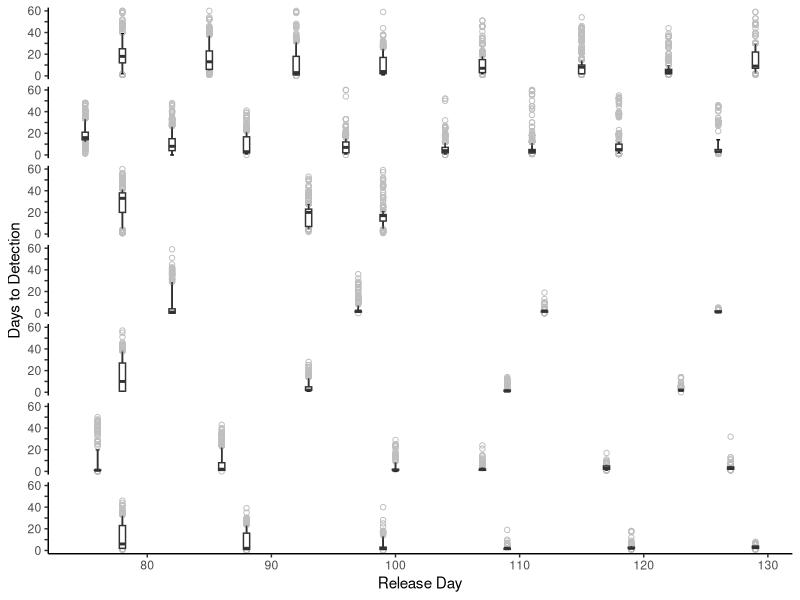
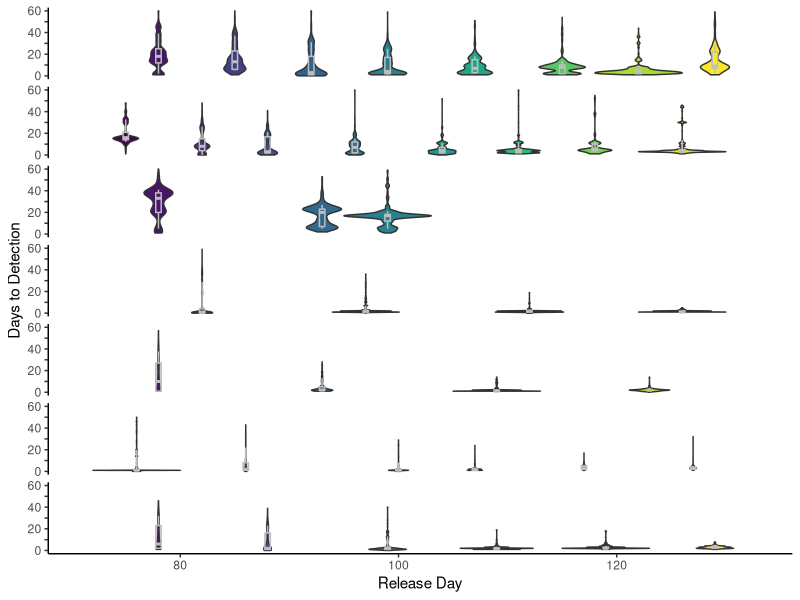
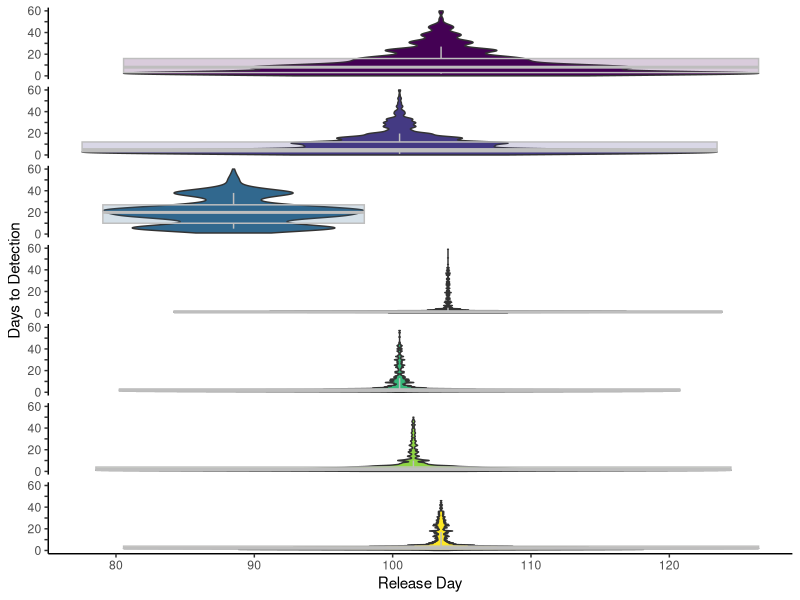
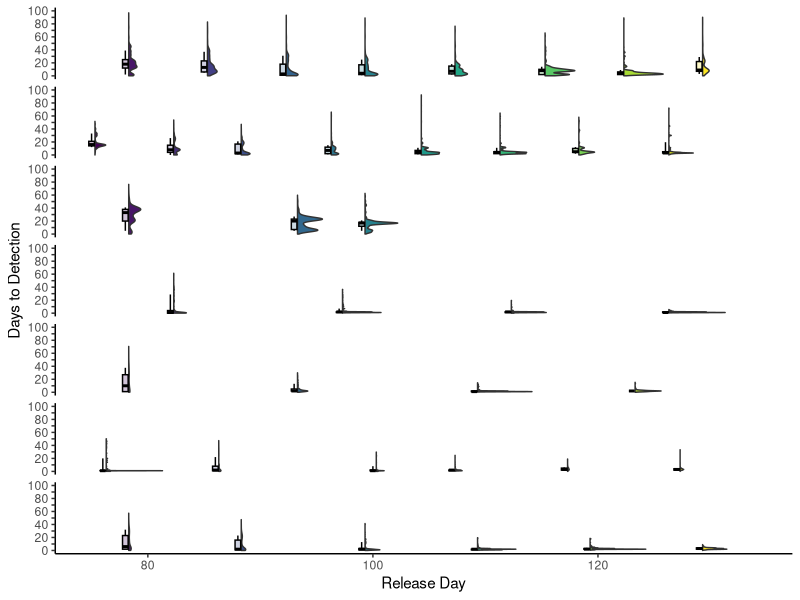
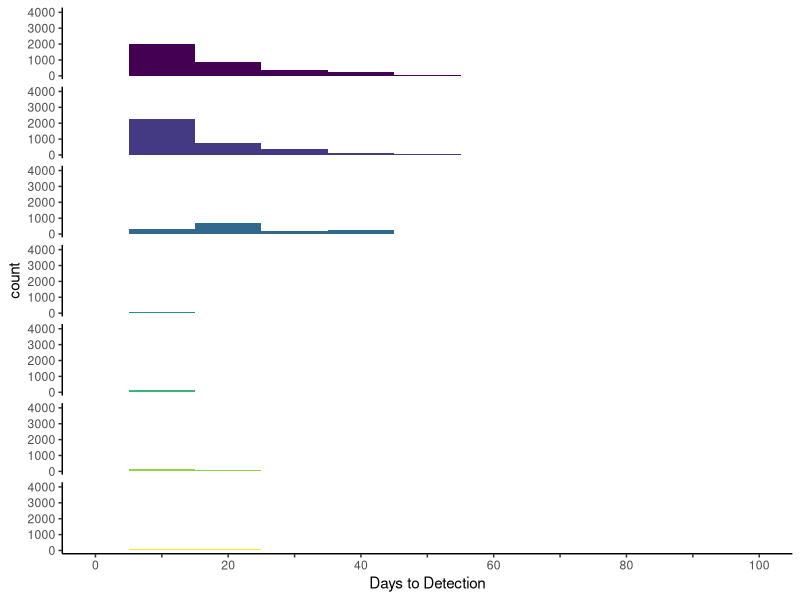

The R source for these figures, in order:
#Goal: Plot variability of hatchery coho smolt releases timing.
#Input file was created by WSP Yr26 members.

library(dplyr)
library(tidyr)
library(ggplot2)
library(gridExtra)
library(lubridate)
library(viridis)

####Read in data####
fish <- read.csv('data/Final_Data_All_Years20200311.csv',sep = ',') #21523 obs of 8 variables

#formatting
fish <- fish %>% 
  mutate(Release_Date = as.Date(Release_Date, format = '%m/%d/%Y'))  %>% 
  mutate(Date._of_Detect = as.Date(Date._of_Detect, format = '%m/%d/%Y'))

str(fish)

####Plot Setup Functions ####

#Custom tick mark labels (i.e. label every other one but tick mark each unit)
#https://stackoverflow.com/questions/34533472/insert-blanks-into-a-vector-for-e-g-minor-tick-labels-in-r/34533473#34533473

every_nth <- function(x, nth, empty = TRUE, inverse = FALSE) 
{
  if (!inverse) {
    if (empty) {
      x[1:nth == 1] <- ""
      x
    } else {
      x[1:nth != 1]
    }
  } else {
    if (empty) {
      x[1:nth != 1] <- ""
      x
    } else {
      x[1:nth == 1]
    }
  }
}

#Boxplot with wiskers being 10% and 90% pertentiles and outliers as open circles
# define the summary function
#https://stackoverflow.com/questions/4765482/changing-whisker-definition-in-geom-boxplot/4765608#4765608

#Function to change whiskers
stat_boxplot_custom <- function(mapping = NULL, data = NULL,
                                geom = "boxplot", position = "dodge",
                                ...,
                                qs = c(.05, .25, 0.5, 0.75, 0.95),
                                na.rm = FALSE,
                                show.legend = NA,
                                inherit.aes = TRUE) {
  layer(
    data = data,
    mapping = mapping,
    stat = StatBoxplotCustom,
    geom = geom,
    position = position,
    show.legend = show.legend,
    inherit.aes = inherit.aes,
    params = list(
      na.rm = na.rm,
      qs = qs,
      ...
    )
  )
}

StatBoxplotCustom <- ggproto("StatBoxplotCustom", Stat,
                             required_aes = c("x", "y"),
                             non_missing_aes = "weight",
                             
                             setup_params = function(data, params) {
                               params$width <- ggplot2:::"%||%"(
                                 params$width, (resolution(data$x) * 0.75)
                               )
                               
                               if (is.double(data$x) && !ggplot2:::has_groups(data) && any(data$x != data$x[1L])) {
                                 warning(
                                   "Continuous x aesthetic -- did you forget aes(group=...)?",
                                   call. = FALSE
                                 )
                               }
                               
                               params
                             },
                             
                             compute_group = function(data, scales, width = NULL, na.rm = FALSE, qs = c(.05, .25, 0.5, 0.75, 0.95)) {
                               
                               if (!is.null(data$weight)) {
                                 mod <- quantreg::rq(y ~ 1, weights = weight, data = data, tau = qs)
                                 stats <- as.numeric(stats::coef(mod))
                               } else {
                                 stats <- as.numeric(stats::quantile(data$y, qs))
                               }
                               names(stats) <- c("ymin", "lower", "middle", "upper", "ymax")
                               iqr <- diff(stats[c(2, 4)])
                               
                               outliers <- (data$y < stats[1]) | (data$y > stats[5])
                               
                               if (length(unique(data$x)) > 1)
                                 width <- diff(range(data$x)) * 0.9
                               
                               df <- as.data.frame(as.list(stats))
                               df$outliers <- list(data$y[outliers])
                               
                               if (is.null(data$weight)) {
                                 n <- sum(!is.na(data$y))
                               } else {
                                 # Sum up weights for non-NA positions of y and weight
                                 n <- sum(data$weight[!is.na(data$y) & !is.na(data$weight)])
                               }
                               
                               df$notchupper <- df$middle + 1.58 * iqr / sqrt(n)
                               df$notchlower <- df$middle - 1.58 * iqr / sqrt(n)
                               
                               df$x <- if (is.factor(data$x)) data$x[1] else mean(range(data$x))
                               df$width <- width
                               df$relvarwidth <- sqrt(n)
                               df
                             }
)





####Boxplot of movement ####
custom_breaks <- seq(0,100,10) #CUSTOM TICKMARKS

ggplot(fish, aes(x = Ordinal_Day_From_Release, y = Days_to_Detect, group = Ordinal_Day_From_Release)) +
  stat_boxplot_custom(qs = c(0.1, 0.25, 0.5, 0.75, 0.9), geom = 'errorbar', linetype = 1, width = 0.3) +
  stat_boxplot_custom(qs = c(0.1, 0.25, 0.5, 0.75, 0.9), outlier.shape = 1, outlier.colour = "gray", width = 0.5) +
  facet_wrap(Water_Year ~ ., ncol = 1) +
  # geom_point(data = Fish.Growth.ALL.SH.summary,aes(x = SamplingMonth.y, y = MSGR_mean), size = 2) + #add mean point for each month
  theme_classic() +
  scale_y_continuous(limits = c(0,60), breaks = custom_breaks,
                     labels = every_nth(custom_breaks, 2, inverse = TRUE)) +
  ylab("Days to Detection") +
  xlab("Release Day") +
  theme(strip.background = element_blank(), strip.text.x = element_blank())


#violin plot behind boxplot with color (no outliers).
ggplot(fish, aes(x = Ordinal_Day_From_Release, y = Days_to_Detect, fill = Ordinal_Day_From_Release, group = Ordinal_Day_From_Release)) +
  geom_violin(width = 8) +
  stat_boxplot_custom(qs = c(0.1, 0.25, 0.5, 0.75, 0.9), outlier.shape = NA, width = 0.5, color = "grey", alpha = 0.2) +
  facet_wrap(Water_Year ~ ., ncol = 1) +
  # geom_point(data = Fish.Growth.ALL.SH.summary,aes(x = SamplingMonth.y, y = MSGR_mean), size = 2) + #add mean point for each month
  theme_classic() +
  scale_fill_viridis() +
  scale_y_continuous(limits = c(0,60), breaks = custom_breaks,
                     labels = every_nth(custom_breaks, 2, inverse = TRUE)) +
  ylab("Days to Detection") +
  xlab("Release Day") +
  theme(strip.background = element_blank(), strip.text.x = element_blank()) +
  theme(legend.position =  "none", plot.title = element_text(size = 11)) 

#Violin Boxplot by year
ggplot(fish, aes(x = Ordinal_Day_From_Release, y = Days_to_Detect, fill = Water_Year)) +
  geom_violin() +
  stat_boxplot_custom(qs = c(0.1, 0.25, 0.5, 0.75, 0.9), outlier.shape = NA, width = 0.2, color = "grey", alpha = 0.2) +
  facet_wrap(Water_Year ~ ., ncol = 1) +
  # geom_point(data = Fish.Growth.ALL.SH.summary,aes(x = SamplingMonth.y, y = MSGR_mean), size = 2) + #add mean point for each month
  theme_classic() +
  scale_fill_viridis() +
  scale_y_continuous(limits = c(0,60), breaks = custom_breaks,
                     labels = every_nth(custom_breaks, 2, inverse = TRUE)) +
  ylab("Days to Detection") +
  xlab("Release Day") +
  theme(strip.background = element_blank(), strip.text.x = element_blank()) +
  theme(legend.position =  "none", plot.title = element_text(size = 11)) 


####Disribution next to boxplot

"%||%" <- function(a, b) {
  if (!is.null(a)) a else b
}

geom_flat_violin <- function(mapping = NULL, data = NULL, stat = "ydensity",
                             position = "dodge", trim = TRUE, scale = "area",
                             show.legend = NA, inherit.aes = TRUE, ...) {
  layer(
    data = data,
    mapping = mapping,
    stat = stat,
    geom = GeomFlatViolin,
    position = position,
    show.legend = show.legend,
    inherit.aes = inherit.aes,
    params = list(
      trim = trim,
      scale = scale,
      ...
    )
  )
}

#' @rdname ggplot2-ggproto
#' @format NULL
#' @usage NULL
#' @export
GeomFlatViolin <-
  ggproto("GeomFlatViolin", Geom,
          setup_data = function(data, params) {
            data$width <- data$width %||%
              params$width %||% (resolution(data$x, FALSE) * 0.9)
            
            # ymin, ymax, xmin, and xmax define the bounding rectangle for each group
            data %>%
              group_by(group) %>%
              mutate(ymin = min(y),
                     ymax = max(y),
                     xmin = x,
                     xmax = x + width / 2)
            
          },
          
          draw_group = function(data, panel_scales, coord) {
            # Find the points for the line to go all the way around
            data <- transform(data, xminv = x,
                              xmaxv = x + violinwidth * (xmax - x))
            
            # Make sure it's sorted properly to draw the outline
            newdata <- rbind(plyr::arrange(transform(data, x = xminv), y),
                             plyr::arrange(transform(data, x = xmaxv), -y))
            
            # Close the polygon: set first and last point the same
            # Needed for coord_polar and such
            newdata <- rbind(newdata, newdata[1,])
            
            ggplot2:::ggname("geom_flat_violin", GeomPolygon$draw_panel(newdata, panel_scales, coord))
          },
          
          draw_key = draw_key_polygon,
          
          default_aes = aes(weight = 1, colour = "grey20", fill = "white", size = 0.5,
                            alpha = NA, linetype = "solid"),
          
          required_aes = c("x", "y")
  )


# Final plot inspired from @jbburant: https://gist.github.com/jbburant/b3bd4961f3f5b03aeb542ed33a8fe062

ggplot(fish, aes(x = Ordinal_Day_From_Release, y = Days_to_Detect, fill = Ordinal_Day_From_Release, group = Ordinal_Day_From_Release)) + 
  facet_wrap(Water_Year ~ ., ncol = 1) +
  geom_flat_violin(scale = "count", trim = FALSE, width = 10, position = position_nudge(.3)) +
  scale_fill_viridis() +
  stat_boxplot_custom(qs = c(0.1, 0.25, 0.5, 0.75, 0.9), outlier.shape = NA, width = 0.5, color = "black", alpha = 0.25) +
  # stat_summary(fun.data = mean_sdl, fun.args = list(mult = 1), geom = "pointrange") +
  # geom_dotplot(binaxis = "y", dotsize = 0.8, stackdir = "down", binwidth = 0.3, position = position_nudge(-0.025)) + 
  theme_classic() +
  theme(legend.position = "none") + 
  scale_y_continuous(limits = c(0,100), breaks = custom_breaks,
                     labels = every_nth(custom_breaks, 2, inverse = TRUE)) +
  ylab("Days to Detection") +
  xlab("Release Day") +
  theme(strip.background = element_blank(), strip.text.x = element_blank())


####Historgram by WY####

ggplot(fish, aes(x = Days_to_Detect, fill = Water_Year)) +
  geom_histogram(binwidth = 10) +
  facet_wrap(Water_Year ~ ., ncol = 1) +
  theme_classic() +
  scale_fill_viridis() +
  scale_x_continuous(limits = c(0,100), breaks = custom_breaks,
                     labels = every_nth(custom_breaks, 2, inverse = TRUE)) +
  xlab("Days to Detection") +
  theme(strip.background = element_blank(), strip.text.x = element_blank()) +
  theme(legend.position =  "none", plot.title = element_text(size = 11)) 


